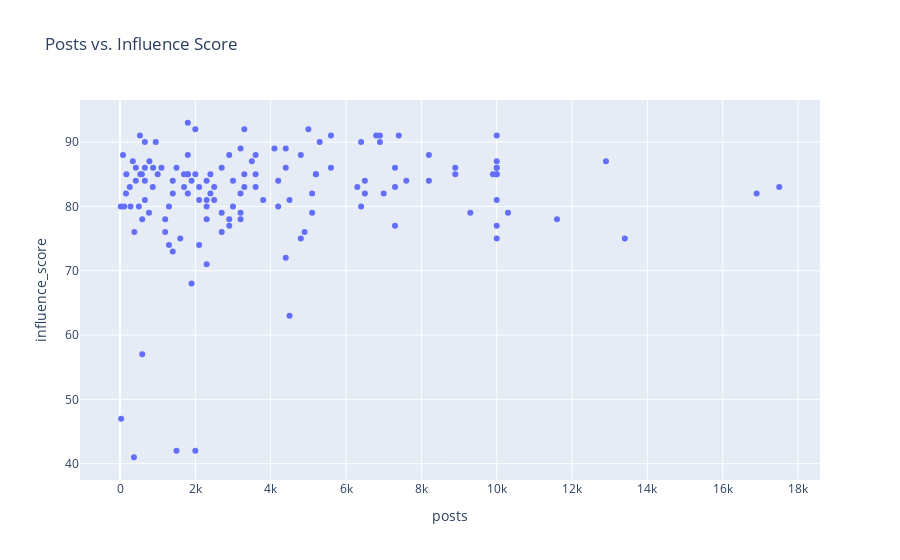

Write notebook code for a chart like this one.
### Code cell
# create a scatter plot of Posts vs. Influence Score
fig4 = px.scatter(df, x="posts", y="influence_score", title="Posts vs. Influence Score")
fig4.show()

### Figure 1 — Plotly figure (JSON) as saved in the notebook; plotly's stock layout.template omitted (floating-point values rounded to 4 significant figures; data arrays with more than 128 entries replaced by an {"elided": "..."} marker saying what was removed)
{"data": [{"hovertemplate": "posts=%{x}<br>influence_score=%{y}<extra></extra>", "legendgroup": "", "marker": {"color": "#636efa", "symbol": "circle"}, "mode": "markers", "name": "", "orientation": "v", "showlegend": false, "type": "scatter", "x": {"elided": "138 int values"}, "xaxis": "x", "y": {"elided": "138 int values"}, "yaxis": "y"}], "layout": {"legend": {"tracegroupgap": 0}, "title": {"text": "Posts vs. Influence Score"}, "xaxis": {"anchor": "y", "domain": [0, 1], "title": {"text": "posts"}}, "yaxis": {"anchor": "x", "domain": [0, 1], "title": {"text": "influence_score"}}}}
